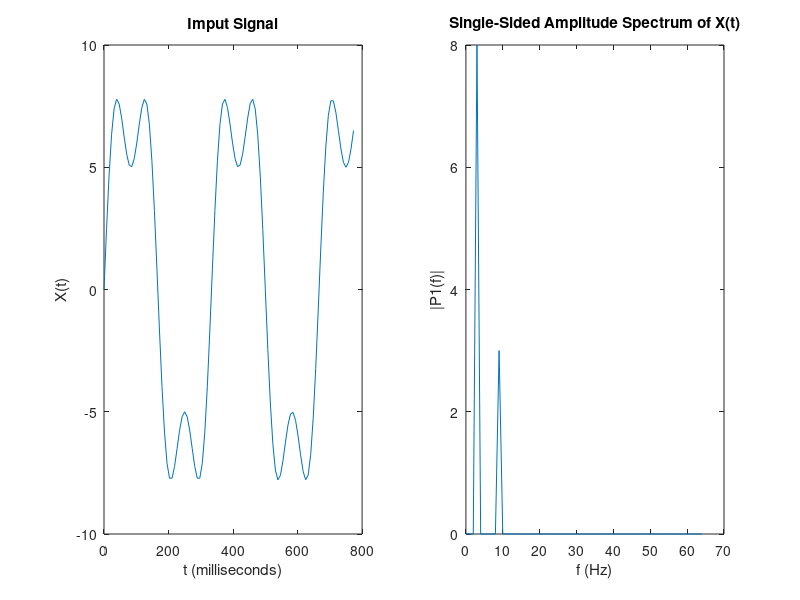

Write the MATLAB code that produced this figure.
close all;
clc;

Fs = 128;               % Sampling frequency for the signal                  
T = 1/Fs;               % Sampling period for the signal      
L = 128;                % Length of the signal
t = (0:L-1)*T;          % Time vector 

%X = 3*sin(2*pi*4*t) + sin(2*pi*7*t);      %Input_1 Signal to be verified
X = 8*sin(2*pi*3*t) + 3*sin(2*pi*9*t);   %Input_2 Signal to be verified
Y = fft(X);                               %Verifying the Python Outputs using fft command

P2 = abs(Y/L);                 %Normalising the obtained value
P1 = P2(1:L/2+1);              
P1(2:end-1) = 2*P1(2:end-1);

f = Fs*(0:(L/2))/L;

subplot(1,2,1)                   %Plotting Input Signal
plot(1000*t(1:100),X(1:100))
title('Imput Signal')
xlabel('t (milliseconds)')
ylabel('X(t)')

subplot(1,2,2)                   %Plotting Output Signal
plot(f,P1) 
title('Single-Sided Amplitude Spectrum of X(t)')  
xlabel('f (Hz)')
ylabel('|P1(f)|')
